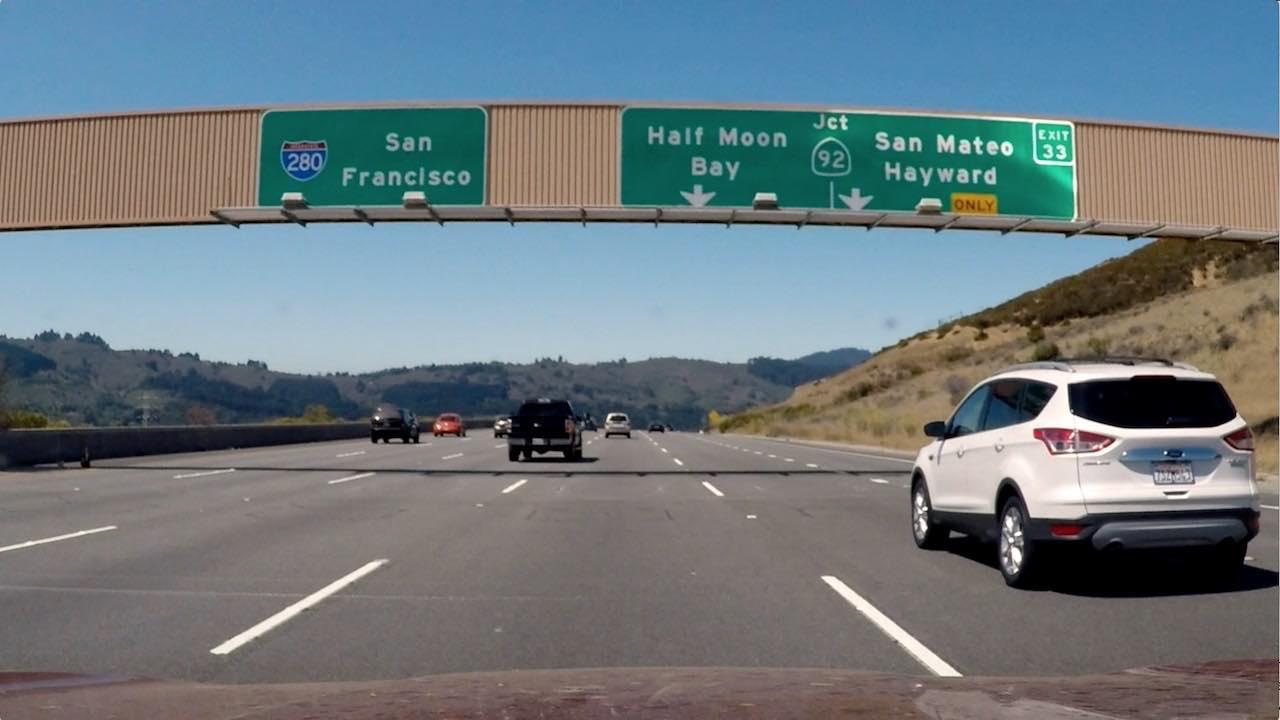
#> input picture P02_AdvancedLaneLines/input/exercise_images/signs_vehicles_xygrad.png, 1280 x 720 px
$ python prepocess_image.py   (older library calls are emulated)
#> lines starting #> are read from the running program, lines starting #| are printed output that depends on the picture; after the words box and inside, x2 and y2 are one past the last pixel; in counts of white or black regions, pixels touching at a corner belong together
# TODO: finish or delete

import numpy as np
import cv2
import matplotlib.pyplot as plt
import matplotlib.image as mpimg

image = mpimg.imread('../input/exercise_images/signs_vehicles_xygrad.png')
#> image is the input picture: shape (720, 1280, 3) float32; mean R, G, B 0.428, 0.477, 0.5


def abs_sobel_thresh(gray_img, orient='x', kernel_size=5, thresh=(0, 255)):
    """Applies Sobel in x or y direction."""
    if orient == 'x':
        deriv = (1, 0)
    elif orient == 'y':
        deriv = (0, 1)
    else:
        assert False, 'invalid orient: {}'.format(orient)

    img_sobel_float = cv2.Sobel(gray_img, cv2.CV_64F, deriv[0], deriv[1], ksize=kernel_size)
    img_sobel_float = np.absolute(img_sobel_float)
    img_scaled_sobel = np.uint8(255 * img_sobel_float / np.max(img_sobel_float))
    binary_output = np.zeros_like(img_scaled_sobel)
    binary_output[(img_scaled_sobel >= thresh[0]) & (img_scaled_sobel <= thresh[1])] = 1
    return binary_output


# [9 lines left out: function mag_thresh, not called in this run]


def dir_threshold(gray_img, kernel_size=3, thresh=(0, np.pi / 2)):
    """Applies Sobel x and y, then computes the dir of gradient. 0 means vertical."""
    sobelx = cv2.Sobel(gray_img, cv2.CV_64F, 1, 0, ksize=kernel_size)
    sobely = cv2.Sobel(gray_img, cv2.CV_64F, 0, 1, ksize=kernel_size)
    dir = np.arctan2(np.absolute(sobely), np.absolute(sobelx))
    binary_output = np.zeros_like(dir)
    binary_output[(dir >= thresh[0]) & (dir <= thresh[1])] = 1
    return binary_output


def bin_logical_or(*gray_bins):
    """Combines binary results. Inputs most be of same size."""
    combined = np.zeros_like(gray_bins[0])
    for bin in gray_bins:
        combined = np.logical_or(combined, bin)
    return combined


def combined_threshold_1(color_img, show_dbg=False):
    """Applies different methods to find the thresholds in the image."""
#> called with show_dbg = True
    gray = cv2.cvtColor(color_img, cv2.COLOR_RGB2GRAY)
    r, g, b = cv2.split(color_img)
    hls = cv2.cvtColor(color_img, cv2.COLOR_RGB2HLS)
#> hls: shape (720, 1280, 3) float32; mean of channels 0, 1, 2 120.3, 0.5, 0.3
    h, l, s = cv2.split(hls)

    bin_gradx = abs_sobel_thresh(gray, 'x', 5, (25, 255))
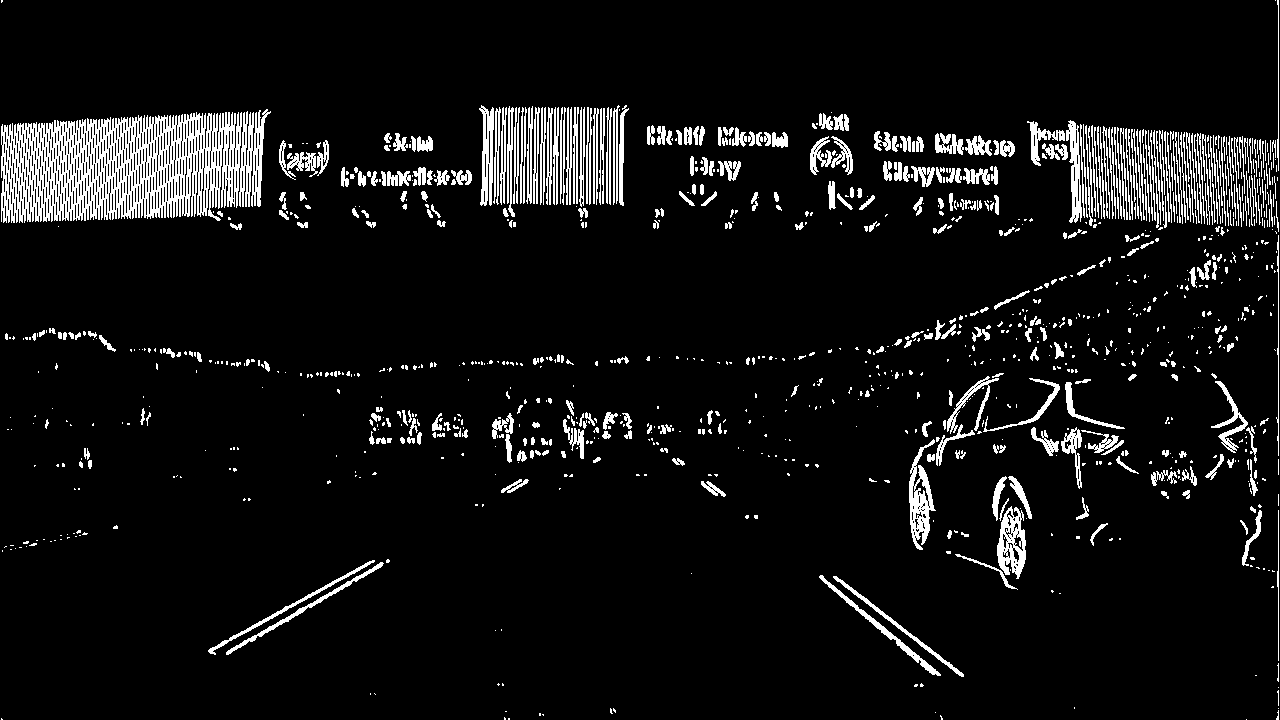
#> bin_gradx: shape (720, 1280); values 0 (black) and 1 (white), 7.5% white; 1133 white regions (734 under 20 px), largest, box (x1, y1, x2, y2) and area: (1, 109, 271, 223) 18775, (909, 439, 936, 550) 1321, (997, 506, 1026, 579) 1204
    bin_grady = abs_sobel_thresh(gray, 'y', 5, (25, 255))
#> call 2 of abs_sobel_thresh, with orient = 'y', kernel_size = 5, thresh = (25, 255)
#> in abs_sobel_thresh (call 2), `img_sobel_float = cv2.Sobel(gray_img, cv2.CV_64F, deriv[0], deriv[1], ..`:
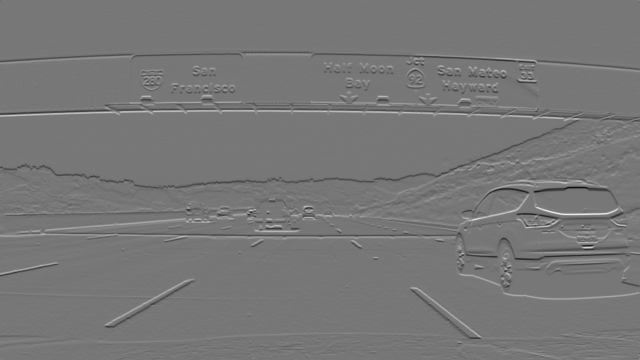
#> img_sobel_float: shape (720, 1280) float64 (shown at 1/2 size); min -39.01, max 44.23, mean 0; drawn with min black and max white
#> bin_grady: shape (720, 1280); values 0 (black) and 1 (white), 8.6% white; 897 white regions (622 under 20 px), largest, box (x1, y1, x2, y2) and area: (0, 204, 1280, 367) 13898, (0, 460, 930, 495) 6782, (623, 106, 1280, 145) 3842
    bin_dir = dir_threshold(gray, kernel_size=15, thresh=(40 * np.pi / 180, 75 * np.pi / 180))
#> in dir_threshold, `dir = np.arctan2(np.absolute(sobely), np.absolute(sobelx))`:
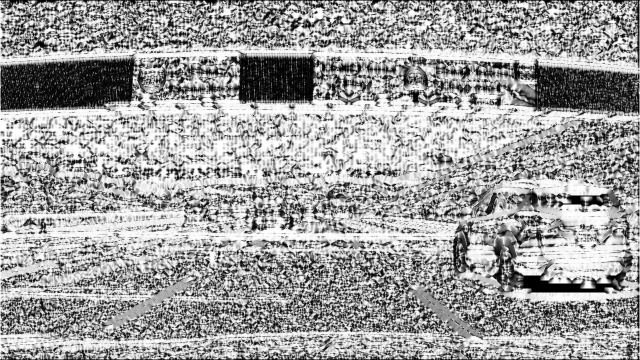
#> dir: shape (720, 1280) float64 (shown at 1/2 size); min 0, max 1.57, mean 0.981; drawn with min black and max white
#> bin_dir: shape (720, 1280) float64; values 0 (black) and 1 (white), 34.6% white; 7390 white regions (6050 under 20 px), largest, box (x1, y1, x2, y2) and area: (616, 234, 1279, 469) 33837, (71, 477, 624, 684) 27515, (652, 480, 997, 719) 18111
    bin_combined = bin_logical_or(bin_gradx, bin_grady, bin_dir)
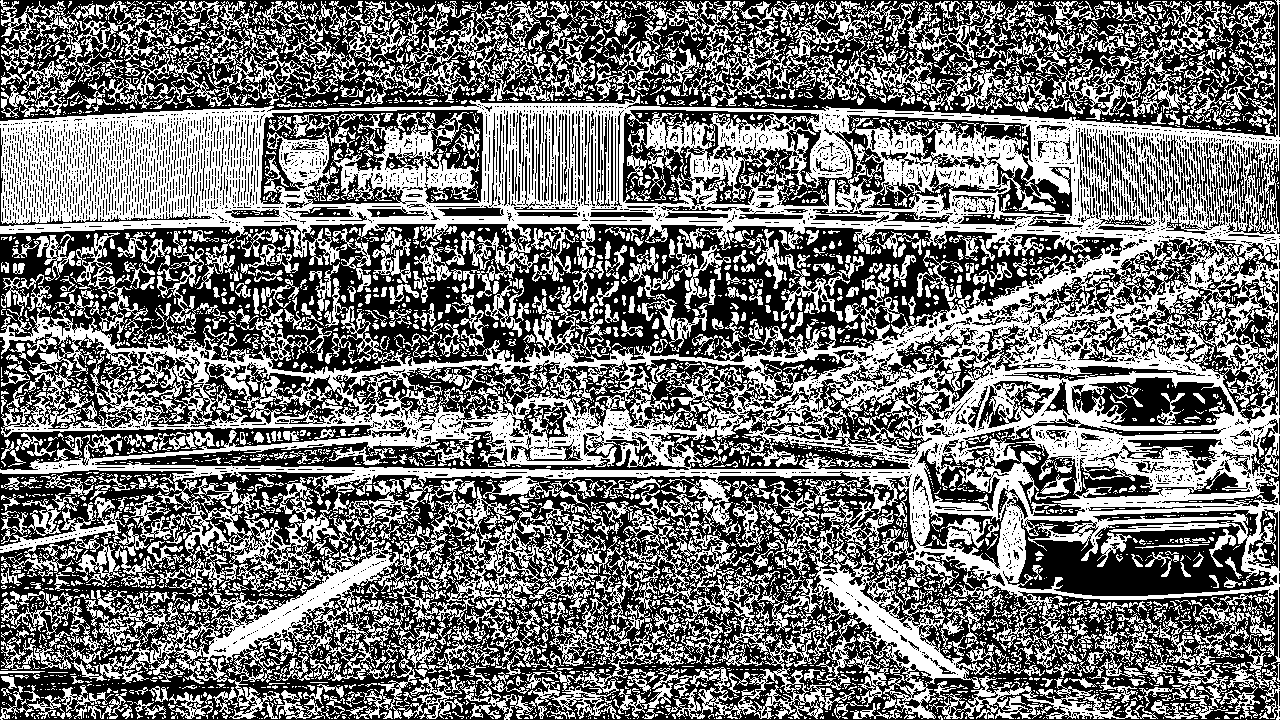
#> bin_combined: shape (720, 1280) bool; 45.7% white; 5050 white regions (4061 under 20 px), largest, box (x1, y1, x2, y2) and area: (0, 0, 1280, 719) 262076, (808, 1, 1127, 120) 6733, (339, 1, 539, 104) 4983

    if show_dbg:
        f, ((ax1, ax2), (ax3, ax4), (ax5, ax6)) = plt.subplots(3, 2, figsize=(16, 6))
        f.tight_layout()
        ax1.imshow(image)
        ax1.set_title('Original Image')
        ax1.imshow(color_img)
        ax2.set_title('Sobel X')
        ax2.imshow(bin_gradx, cmap='gray')
        ax3.set_title('Sobel Y')
        ax3.imshow(bin_grady, cmap='gray')
        ax4.set_title('Thresholded Grad. Dir.')
        ax4.imshow(bin_dir, cmap='gray')
        ax5.set_title('Combined')
        ax5.imshow(bin_combined, cmap='gray')
        plt.subplots_adjust(left=0., right=1, top=0.9, bottom=0.)
        plt.show()


combined_threshold_1(image, True)

$ run again, with P02_AdvancedLaneLines/input/exercise_images/test_image2.png copied over P02_AdvancedLaneLines/input/exercise_images/signs_vehicles_xygrad.png
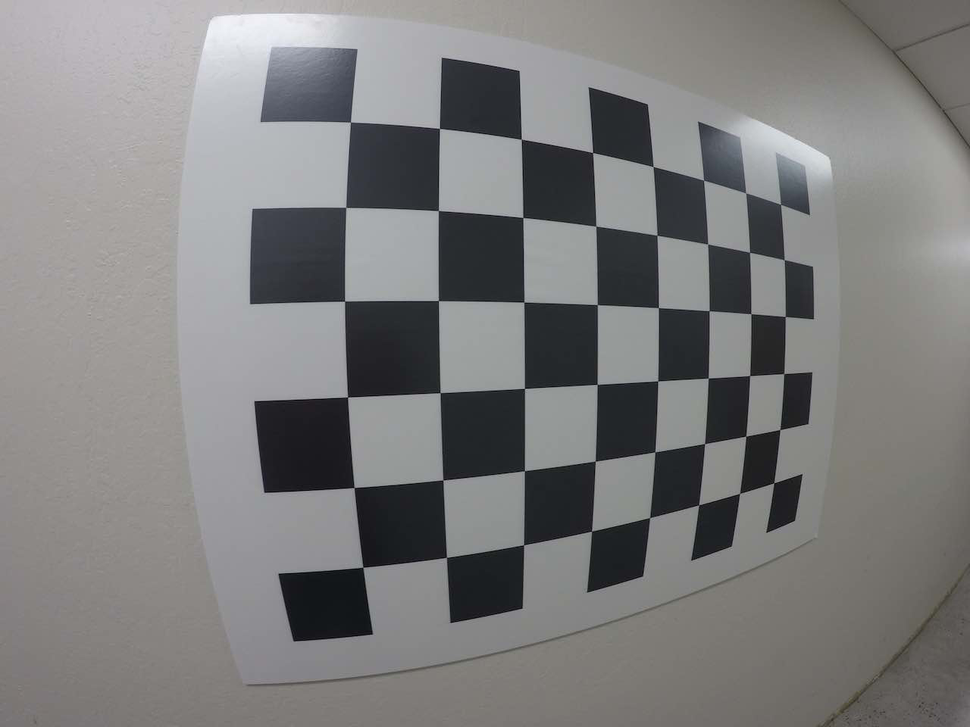
#> input picture P02_AdvancedLaneLines/input/exercise_images/test_image2.png, 970 x 727 px, shrunk from 1280 x 960 before the run
#> image is the input picture: shape (727, 970, 3) float32; mean R, G, B 0.492, 0.49, 0.49
#> hls: shape (727, 970, 3) float32; mean of channels 0, 1, 2 131.6, 0.5, 0
#> in combined_threshold_1, `bin_gradx = abs_sobel_thresh(gray, 'x', 5, (25, 255))`:
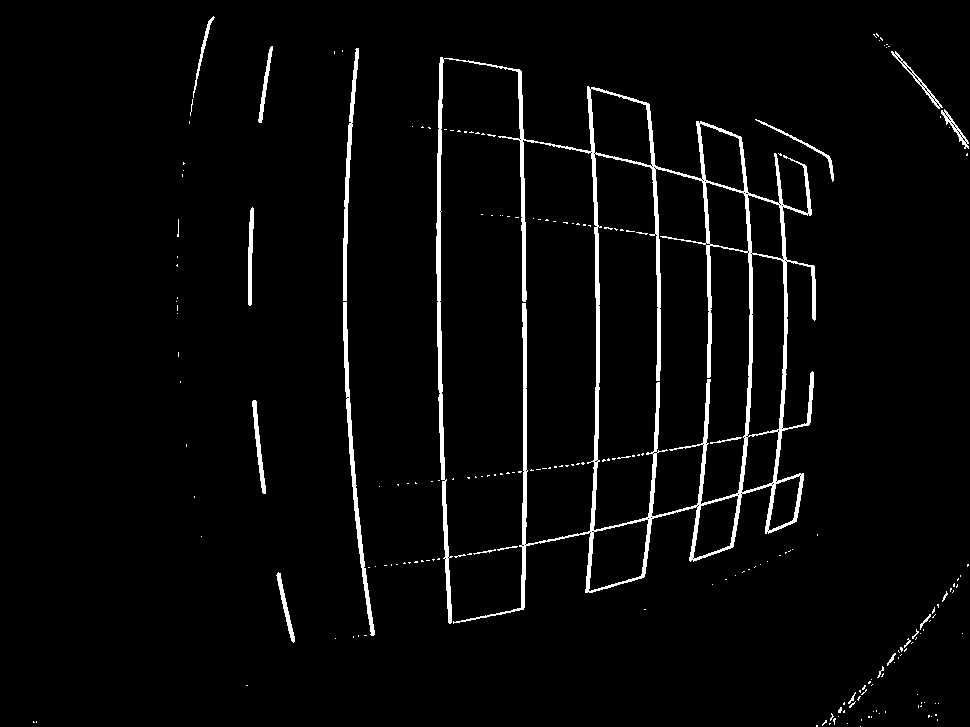
#> bin_gradx: shape (727, 970); values 0 (black) and 1 (white), 3.2% white; 211 white regions (189 under 20 px), largest, box (x1, y1, x2, y2) and area: (436, 57, 816, 624) 16894, (343, 302, 375, 636) 1414, (343, 48, 359, 301) 1019
#> bin_grady: shape (727, 970); values 0 (black) and 1 (white), 2.9% white; 206 white regions (172 under 20 px), largest, box (x1, y1, x2, y2) and area: (245, 537, 817, 688) 2758, (253, 370, 813, 403) 2184, (277, 472, 804, 575) 2067
#> bin_dir: shape (727, 970) float64; values 0 (black) and 1 (white), 32.2% white; 4047 white regions (2975 under 20 px), largest, box (x1, y1, x2, y2) and area: (531, 504, 969, 726) 22961, (438, 1, 969, 155) 19713, (851, 215, 969, 433) 5568
#> in combined_threshold_1, `bin_combined = bin_logical_or(bin_gradx, bin_grady, bin_dir)`:
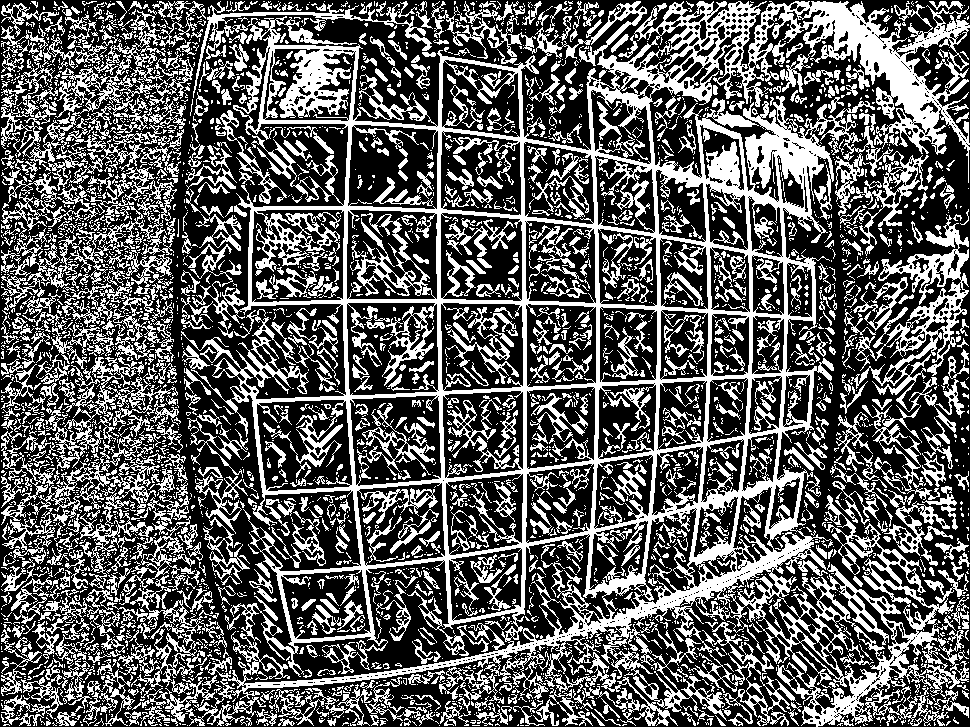
#> bin_combined: shape (727, 970) bool; 36.9% white; 3856 white regions (2896 under 20 px), largest, box (x1, y1, x2, y2) and area: (142, 1, 970, 727) 124169, (851, 215, 969, 433) 5568, (1, 15, 193, 165) 5486

$ run again, with P02_AdvancedLaneLines/input/exercise_images/bridge_shadow.jpg saved as P02_AdvancedLaneLines/input/exercise_images/signs_vehicles_xygrad.png
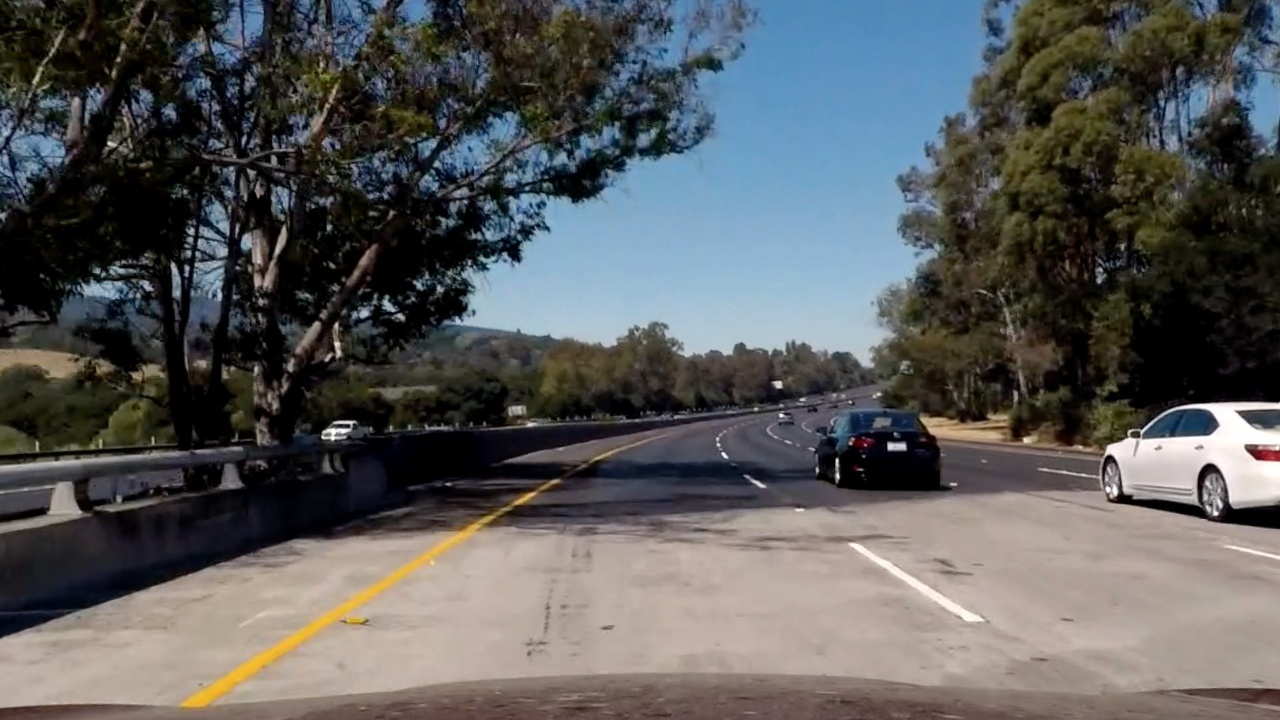
#> input picture P02_AdvancedLaneLines/input/exercise_images/bridge_shadow.jpg, 1280 x 720 px
#> image is the input picture: shape (720, 1280, 3) float32; mean R, G, B 0.352, 0.356, 0.356
#> hls: shape (720, 1280, 3) float32; mean of channels 0, 1, 2 110.5, 0.4, 0.3
#> in combined_threshold_1, `bin_gradx = abs_sobel_thresh(gray, 'x', 5, (25, 255))`:
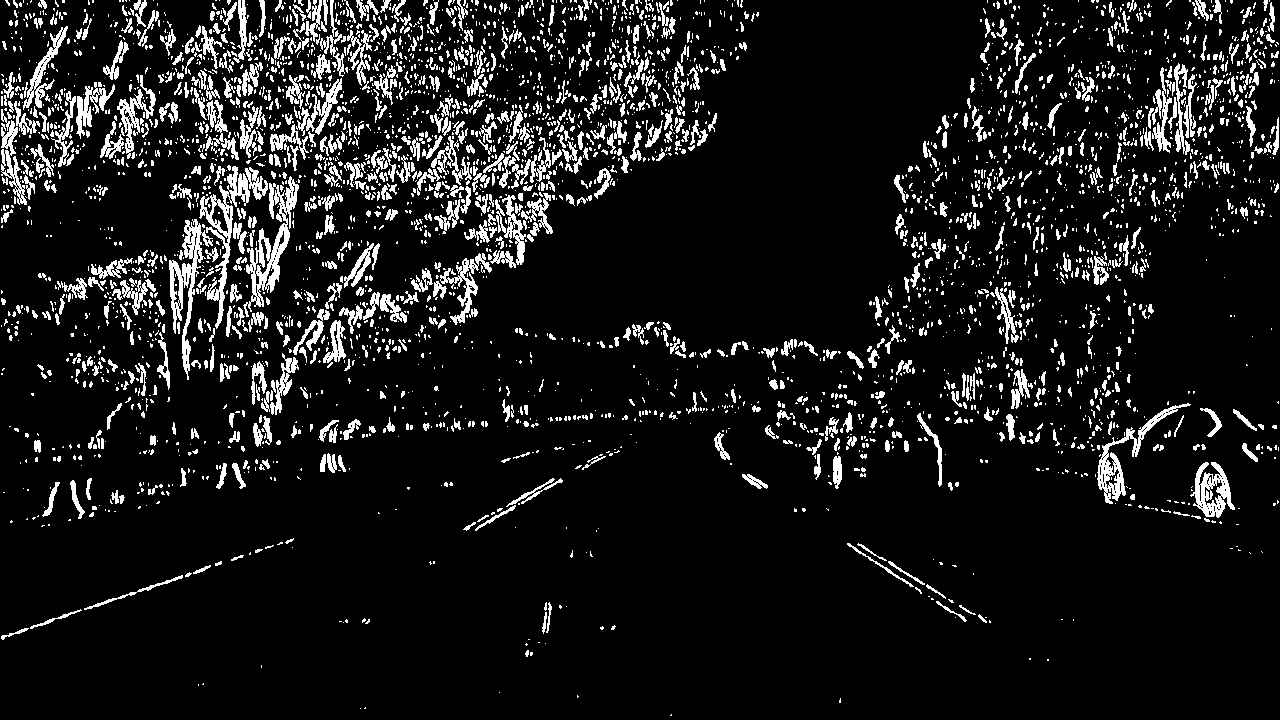
#> bin_gradx: shape (720, 1280); values 0 (black) and 1 (white), 10% white; 3953 white regions (3043 under 20 px), largest, box (x1, y1, x2, y2) and area: (243, 176, 299, 317) 2180, (199, 166, 268, 329) 2159, (169, 219, 213, 380) 1884
#> bin_grady: shape (720, 1280); values 0 (black) and 1 (white), 12% white; 3819 white regions (2926 under 20 px), largest, box (x1, y1, x2, y2) and area: (898, 400, 1280, 480) 4448, (0, 476, 615, 641) 4281, (477, 393, 825, 472) 4142
#> bin_dir: shape (720, 1280) float64; values 0 (black) and 1 (white), 37.5% white; 5956 white regions (4515 under 20 px), largest, box (x1, y1, x2, y2) and area: (1, 467, 574, 708) 23762, (633, 538, 1171, 699) 21350, (396, 164, 701, 433) 20717
#> in combined_threshold_1, `bin_combined = bin_logical_or(bin_gradx, bin_grady, bin_dir)`:
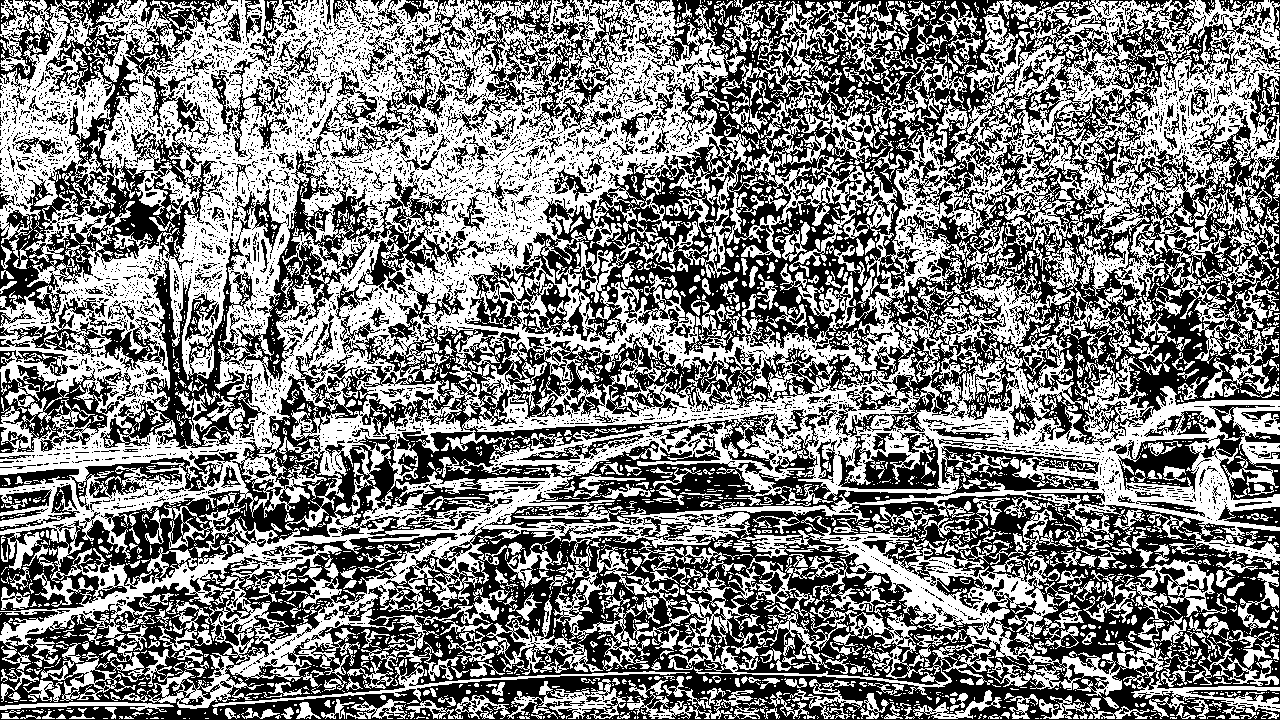
#> bin_combined: shape (720, 1280) bool; 50.1% white; 4970 black regions (4547 under 20 px), largest, box (x1, y1, x2, y2) and area: (0, 0, 1280, 720) 332953, (0, 150, 484, 449) 23240, (0, 0, 234, 323) 20773
